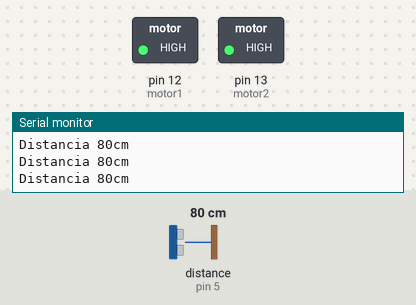
This sketch was run on a simulated Arduino Uno, built with avr-gcc and run on an emulated ATmega328P. Shown: switched loads named in the sketch (green lamp = pin HIGH), the last lines printed to the serial monitor. The test bench sets the inputs (shaded band); at power-on: distance to the obstacle (sensor on pin 5) 80 cm. The echo pulse lasts 58.3 µs per cm; pins used as bus, display or sensor lines are not drawn.

Above: at 1.2 s.
1.3 s: distance to the obstacle (sensor on pin 5) set to 53 cm
4.3 s: distance to the obstacle (sensor on pin 5) set to 48 cm
At 4.6 s:
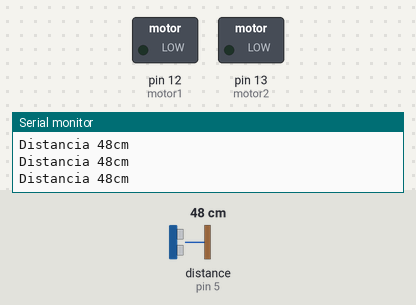
5.8 s: distance to the obstacle (sensor on pin 5) set to 60 cm
At 6.9 s:
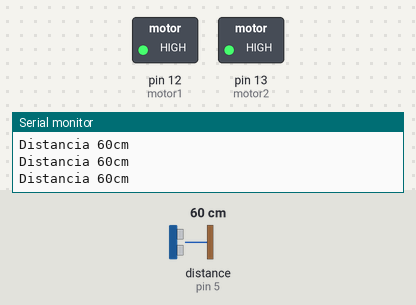
8.8 s: distance to the obstacle (sensor on pin 5) set to 18 cm
At 10.2 s:
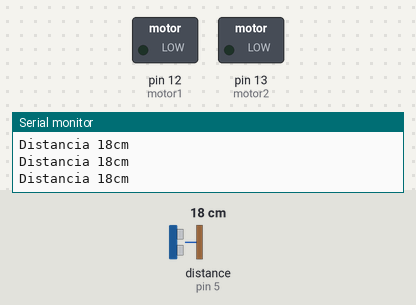
Timing chart, 0 to 11.8 s (numbered marks = the images above; inputs shaded):
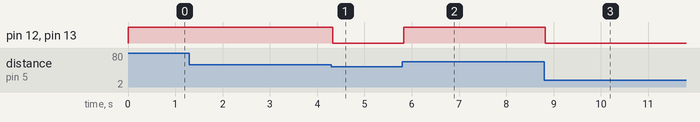

The sketch:

CODIGO_DE_SD.ino
```cpp
#include "Ultrasonic.h" //INCLUSÃO DA BIBLIOTECA NECESSÁRIA PARA FUNCIONAMENTO DO CÓDIGO

const int echoPin = 5; //PINO DIGITAL UTILIZADO PELO HC-SR04 ECHO(RECEBE)
const int trigPin = 6; //PINO DIGITAL UTILIZADO PELO HC-SR04 TRIG(ENVIA)
const int motor1 = 12;
const int motor2 = 13;


Ultrasonic ultrasonic(trigPin,echoPin); //INICIALIZANDO OS PINOS DO ARDUINO

int distancia; //VARIÁVEL DO TIPO INTEIRO
String result; //VARIÁVEL DO TIPO STRING

void setup(){
  pinMode(echoPin, INPUT); //DEFINE O PINO COMO ENTRADA (RECEBE)
  pinMode(trigPin, OUTPUT); //DEFINE O PINO COMO SAIDA (ENVIA)
  pinMode(motor1, OUTPUT);
  pinMode(motor2, OUTPUT);
  Serial.begin(9600); //INICIALIZA A PORTA SERIAL
  }

//MÉTODO RESPONSÁVEL POR CALCULAR A DISTÂNCIA
void hcsr04(){
    digitalWrite(trigPin, LOW); //SETA O PINO 6 COM UM PULSO BAIXO "LOW"
    delayMicroseconds(2); //INTERVALO DE 2 MICROSSEGUNDOS
    digitalWrite(trigPin, HIGH); //SETA O PINO 6 COM PULSO ALTO "HIGH"
    delayMicroseconds(10); //INTERVALO DE 10 MICROSSEGUNDOS
    digitalWrite(trigPin, LOW); //SETA O PINO 6 COM PULSO BAIXO "LOW" NOVAMENTE
    //FUNÇÃO RANGING, FAZ A CONVERSÃO DO TEMPO DE
    //RESPOSTA DO ECHO EM CENTIMETROS, E ARMAZENA
    //NA VARIAVEL "distancia"
    distancia = (ultrasonic.Ranging(CM)); //VARIÁVEL GLOBAL RECEBE O VALOR DA DISTÂNCIA MEDIDA
    result = String(distancia); //VARIÁVEL GLOBAL DO TIPO STRING RECEBE A DISTÂNCIA(CONVERTIDO DE INTEIRO PARA STRING)
    delay(0); //INTERVALO DE 500 MILISSEGUNDOS
 }

 void loop(){

  hcsr04(); // FAZ A CHAMADA DO MÉTODO "hcsr04()"
  Serial.print("Distancia "); //IMPRIME O TEXTO NO MONITOR SERIAL
  Serial.print(result); ////IMPRIME NO MONITOR SERIAL A DISTÂNCIA MEDIDA
  Serial.println("cm"); //IMPRIME O TEXTO NO MONITOR SERIAL

  if (distancia > 50){
    // Ligar motores
    digitalWrite(motor1, HIGH);
    digitalWrite(motor2, HIGH);
  } else {
    // desligar motores
    digitalWrite(motor1, LOW);
    digitalWrite(motor2, LOW);
  }
}
```

Measured:
- the behaviour switches between 51 and 50 cm on distance to the obstacle (sensor on pin 5) (found by bisection; images 0 and 1)
- after the input at 4.3 s, pin 12 (motor1), pin 13 (motor2): HIGH → LOW at once
- after the input at 5.8 s, pin 12 (motor1), pin 13 (motor2): LOW → HIGH at once
- after the input at 8.8 s, pin 12 (motor1), pin 13 (motor2): HIGH → LOW at once
